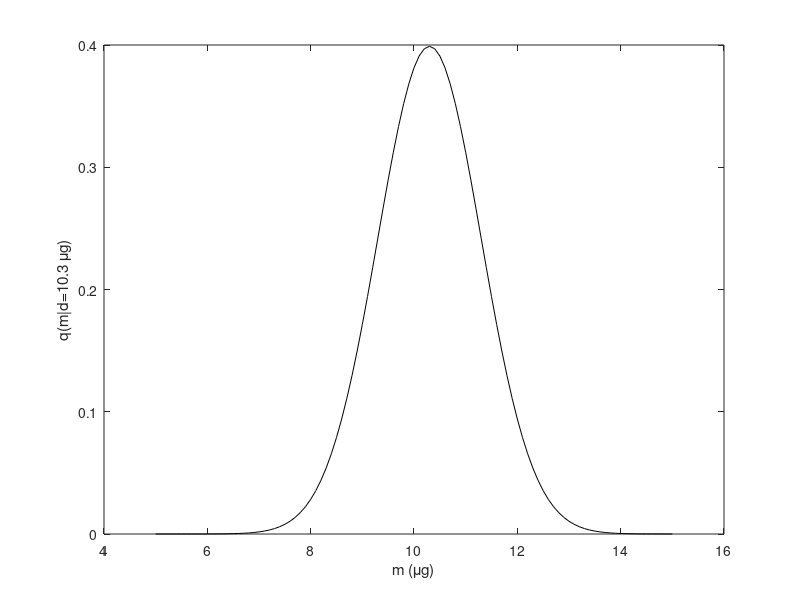

Write the MATLAB code that produced this figure. (Note: this script raises an error after producing the figure.)
% Example 11.1 posterior plotting program
% from Parameter Estimation and Inverse Problems, 3rd edition, 2018
% by R. Aster, B. Borchers, C. Thurber
%
%
m=(5.0:0.1:15.0)';
for i=1:length(m)
  p1(i)=(1/sqrt(2*pi))*exp(-(10.3-m(i))^2/2);
  p2(i)=(1/sqrt(pi))*exp(-(10.2-m(i))^2);
end

figure(1)
clf
plot(m,p1,'k');
xlabel('m ({\mu}g)');
ylabel('q(m|d=10.3 {\mu}g)');
bookfonts
axis([5 15 0 0.7]);
print -deps c11fpost1.eps

figure(2)
clf
plot(m,p2,'k');
xlabel('m ({\mu}g)');
ylabel('q(m|d_{1}=10.3 \mu g, d_{2}=10.1 {\mu}g)');
bookfonts
axis([5 15 0 0.7]);
print -deps2 c11fpost2.eps

